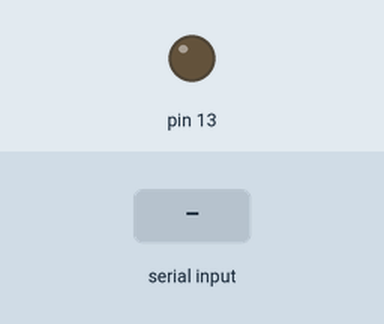
This sketch was run on a simulated Arduino Uno, built with avr-gcc and run on an emulated ATmega328P. Shown: output pins drawn as LEDs (lit = HIGH). The test bench sets the inputs (shaded band).

Above: at 1.2 s.
1.3 s: "1" received over Serial
At 1.9 s:
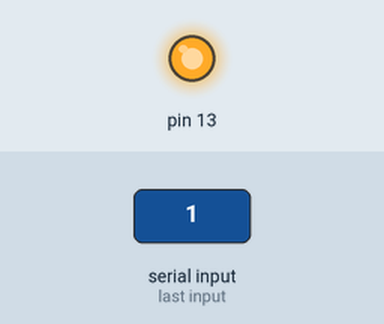
2.8 s: "0" received over Serial
At 3.1 s:
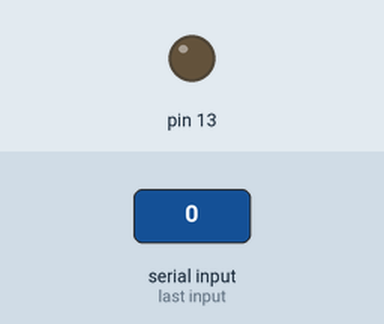
Timing chart, 0 to 5.8 s (numbered marks = the images above; inputs shaded):
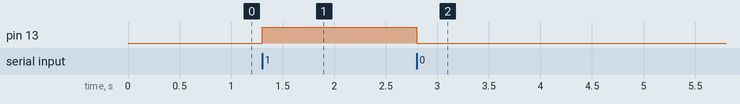

Measured:
- after the input at 1.3 s, pin 13: LOW → HIGH at once
- after the input at 2.8 s, pin 13: HIGH → LOW at once

The sketch:

Test_text_reading.ino
```cpp
//Jagjot Singh Sandhu//
char b;
char c ='0';
char d ='1';
void setup() {
  Serial.begin(9600);
  pinMode(13,OUTPUT);
}

void loop() {
  while (Serial.available())
  {
     b = Serial.read();
     if (b ==  c){
     digitalWrite(13,LOW);
     }
     else if (b == d) {
      digitalWrite(13,HIGH);
     }

  }

}
```
